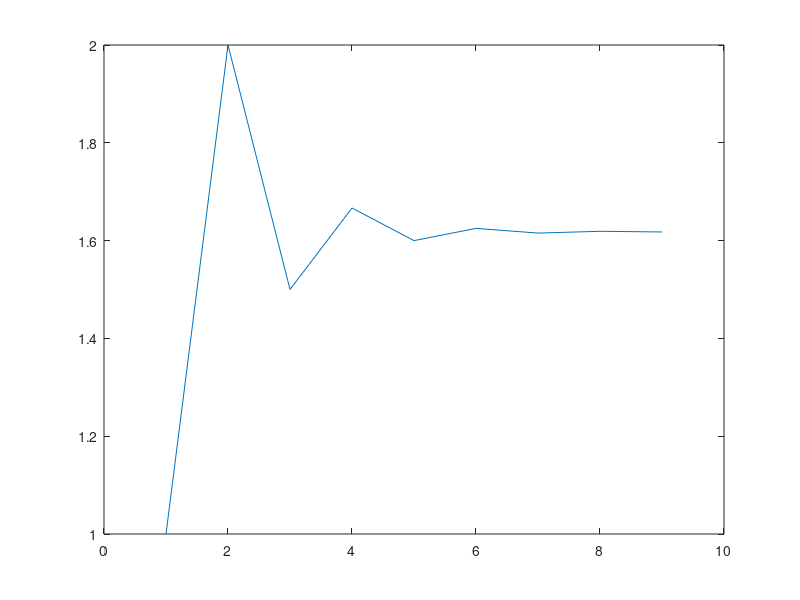

Source code (MATLAB):
% Physical Modeling in MATLAB by Allen B. Downey
% Chapter 4:  Vectors
% Exercise 4.6

% The ratio of consecutive Fibonacci numbers, Fn+1/Fn, converges
% to a constant value as n increases. 
% Write a script that computes a vector with the first n elements of a 
% Fibonacci sequence (assuming that the variable n is defined), 
% and then computes a new vector that contains the ratios of consecutive
% Fibonacci numbers.
% Plot this vector to see if it seems to converge. 
% What value does it converge on?

echo on

n = 10;

F(1) = 1;
F(2) = 1;
for i = 1:n - 2
    F(i + 2) = F(i + 1) + F(i);
end
F

for i = 1:n - 1
    ratio(i) = F(i + 1)/F(i);
end
ratio

plot(ratio);

echo off
